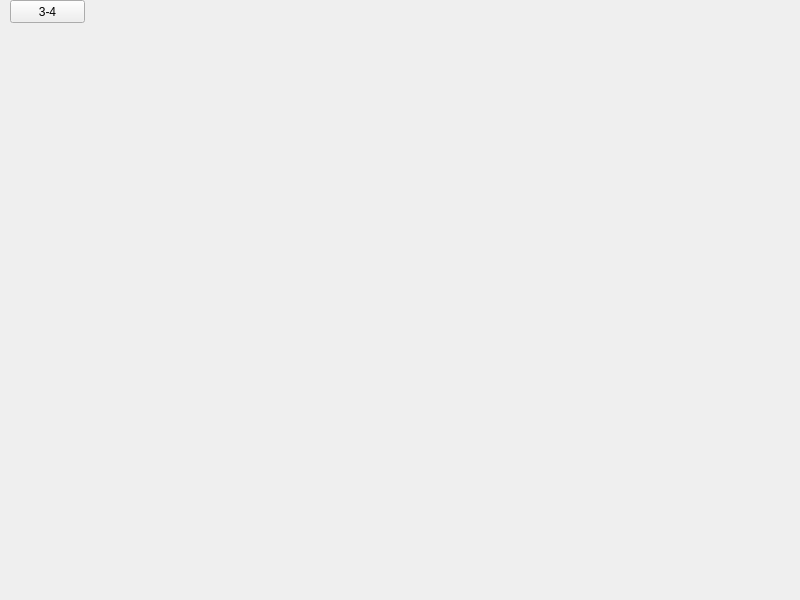
<?xml version="1.0" encoding="UTF-8"?>
<ui version="4.0">
 <class>MainWindow</class>
 <widget class="QMainWindow" name="MainWindow">
  <property name="geometry">
   <rect>
    <x>0</x>
    <y>0</y>
    <width>800</width>
    <height>600</height>
   </rect>
  </property>
  <property name="windowTitle">
   <string>MainWindow</string>
  </property>
  <widget class="QWidget" name="centralwidget">
   <widget class="QPushButton" name="DM3_4">
    <property name="geometry">
     <rect>
      <x>10</x>
      <y>0</y>
      <width>75</width>
      <height>23</height>
     </rect>
    </property>
    <property name="text">
     <string>3-4</string>
    </property>
   </widget>
  </widget>
 </widget>
 <resources/>
 <connections/>
</ui>
